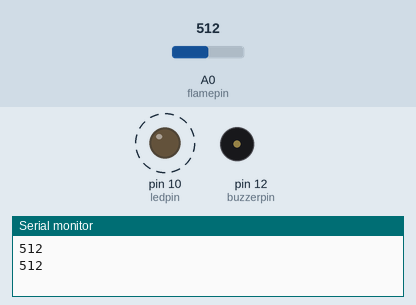
A sketch run on a simulated Arduino Uno, built with avr-gcc and run on an emulated ATmega328P. On the bench: output pins drawn as LEDs (lit = HIGH), buzzer (waves = sounding, pin HIGH), the last lines printed to the serial monitor. Dashed ring = blinking. The inputs (shaded band) are chosen by the test bench; at power-on: A0 (flamepin) = 512.

Above: at 1.8 s.
1.9 s: A0 (flamepin) set to 313
5.4 s: A0 (flamepin) set to 283
At 6.0 s:
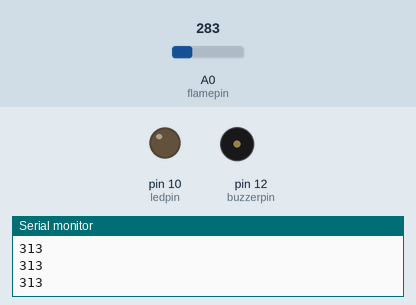
7.0 s: A0 (flamepin) set to 306
At 7.4 s:
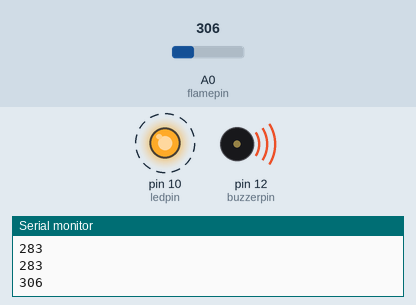
11.0 s: A0 (flamepin) set to 122
At 11.9 s:
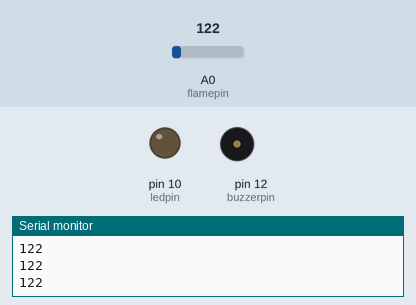
Timing chart, 0 to 13.5 s (numbered marks = the images above; inputs shaded):
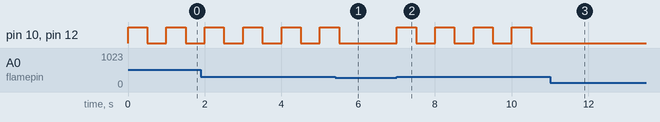

The sketch:

Project_19.2_Fire_alarm.ino
```cpp
//**********************************************************************************
const int ledpin = 10;
const int buzzerpin = 12;
const int flamepin = A0;
const int thereshold = 300;

void setup() {
  // Put the setup code here, run it once:
  Serial.begin(9600);
  pinMode(ledpin, OUTPUT);
  pinMode(buzzerpin, OUTPUT);
  pinMode(flamepin, INPUT);
}

void loop() {
  // Put the main code here, run in loop:
  int flamesenseval = analogRead(flamepin);
  Serial.println(flamesenseval);
  if (flamesenseval >= thereshold) {
    digitalWrite (buzzerpin, HIGH); //Turn on the buzzer
    digitalWrite(ledpin, HIGH); // Light LED up
    delay(500); // Delay 0.5s
    digitalWrite (buzzerpin, LOW); //Turn off the buzzer
    digitalWrite(ledpin, LOW); // Light LED off
    delay(500);
  }
  else
  {
    digitalWrite (buzzerpin, LOW);
    digitalWrite(ledpin, LOW);
  }
}
//**********************************************************************************
```

Measured:
- the behaviour switches between 300 and 299 on A0 (flamepin) (found by bisection; images 0 and 1)
- after the input at 5.4 s, pin 10 (ledpin), pin 12 (buzzerpin): goes on until 5.5 s, then stays LOW
- after the input at 7.0 s, pin 10 (ledpin), pin 12 (buzzerpin): alternates HIGH for 0.50 s and LOW for 0.50 s, starting at once
- after the input at 11.0 s, pin 10 (ledpin), pin 12 (buzzerpin): stops changing and stays LOW
- by itself, pin 10 (ledpin), pin 12 (buzzerpin): alternates HIGH for 0.50 s and LOW for 0.50 s
